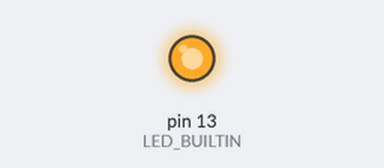
This sketch was run on a simulated Arduino Uno, built with avr-gcc and run on an emulated ATmega328P. Shown: output pins drawn as LEDs (lit = HIGH).

Above: at 0.1 s.
Timing chart, 0 to 1.6 s (numbered marks = the images above):
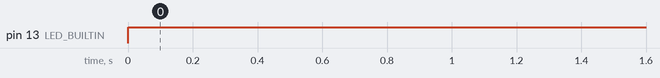

The sketch:

listing1.ino
```cpp
void setup() {
 // Ініціалізація
 pinMode(LED_BUILTIN, OUTPUT);
}
void loop() {
 digitalWrite(LED_BUILTIN, HIGH); // Включити
}
```

Measured:
- by itself, pin 13 (LED_BUILTIN): LOW → HIGH at 0.00 s
